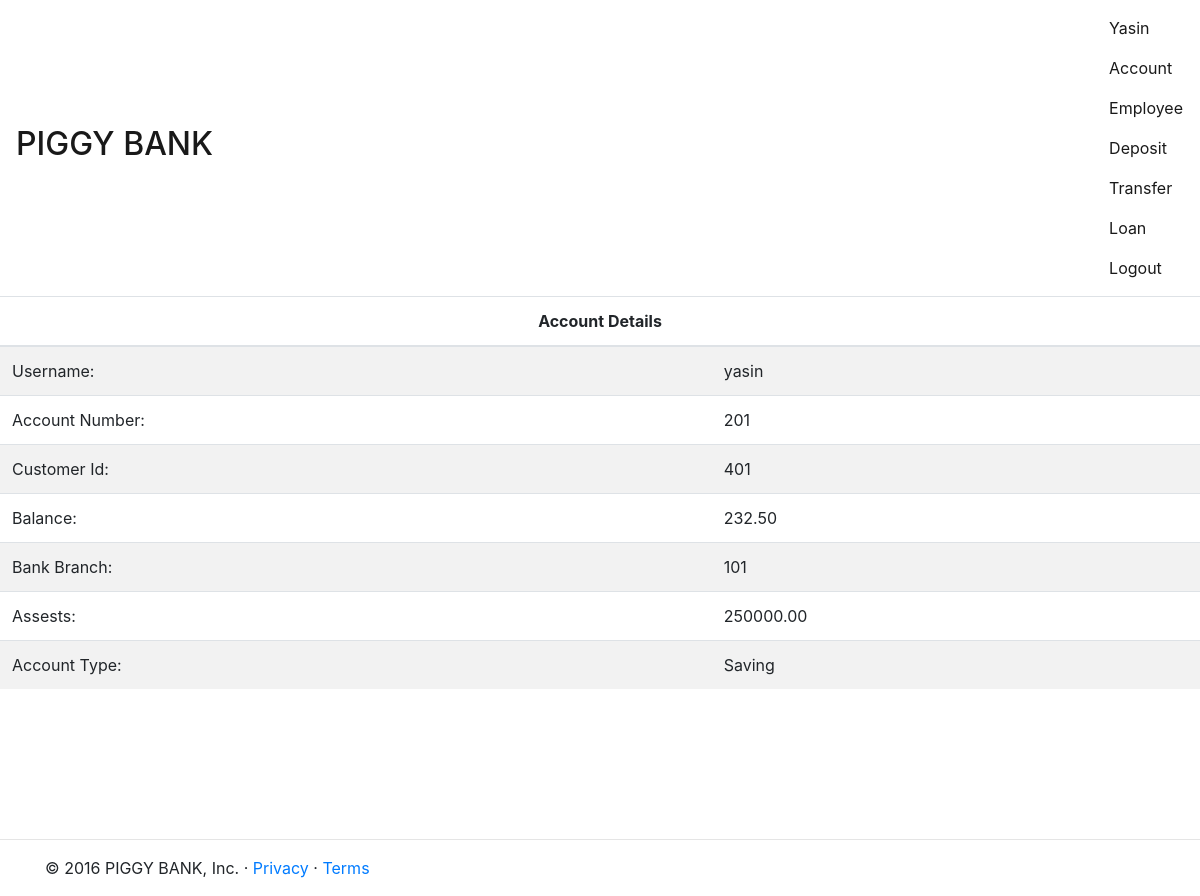
The app's page /account.php (signed in), older data.
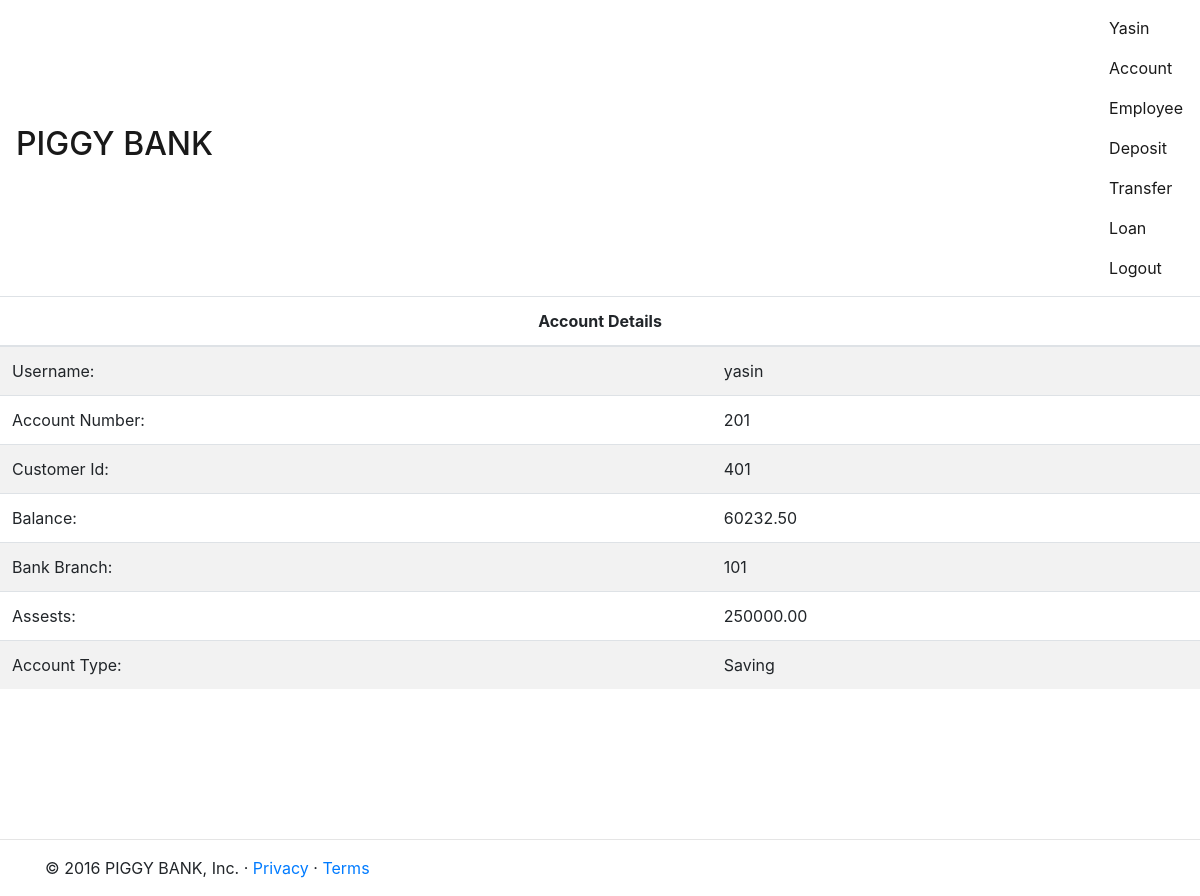
The same page, newer data.
### tables this page shows
CREATE TABLE `account` (
  `account_number` int(5) NOT NULL,
  `customer_id` int(5) NOT NULL,
  `branch_no` int(5) NOT NULL,
  `balance` decimal(10,2) NOT NULL,
  `assests` decimal(10,2) NOT NULL,
  `account_type` varchar(40) DEFAULT NULL,
  PRIMARY KEY (`account_number`),
  KEY `customer_id` (`customer_id`),
  KEY `branch_no` (`branch_no`),
  KEY `account_type` (`account_type`)
);

### account.php (the view, shortened to what this page needs)
<?php
require('config.php');
require('usr_funcs.php');
if(valid_user()){
    if(valid_user_account_number()){
            try{
                if($_SESSION['user_type']=='customer'){
                    $sql="SELECT * from account where account_number=".$_SESSION['valid_user_id']."";
                }else{
                    $sql="select * from employee where employee_id=".$_SESSION['valid_user_id'];
                }
            if($result=$mysqli->query($sql)){
                if($result->num_rows >0){
                    if($row=$result->fetch_array()){
    if(emp_check()){ account_emp(); }else{ ?>
  <table class='table table-striped'>
    <thead>
      <tr>
        <th colspan='2' class='table-inverse'>
          <center>Account Details</center>
        </th>
      </tr>
    </thead>
    <tr>
      <td>Username: </td>
      <td>
        <?php echo $_SESSION['valid_user']; ?>
      </td>
    </tr>
    <tr>
      <td>Account Number: </td>
      <td>
        <?php echo $row[0]; ?>
      </td>
    </tr>
    <tr>
      <td>Customer Id: </td>
      <td>
        <?php echo $row[1]; ?>
      </td>
    </tr>
    <tr>
      <td>Balance: </td>
      <td>
        <?php echo $row[3]; ?>
      </td>
    </tr>
    <tr>
      <td>Bank Branch: </td>
      <td>
        <?php echo $row[2]; ?>
      </td>
    </tr>
    <tr>
      <td>Assests: </td>
      <td>
        <?php echo $row[4]; ?>
      </td>
    </tr>
    <tr>
      <td>Account Type: </td>
      <td>
        <?php echo $row[5]; ?>
      </td>
    </tr>
  </table>
  <?php
                    }
                    }else{
                        throw new Exception("Something Went Wrong. Can't fetch_array()");
                    }
                }else{
                    throw new Exception("Sorry You haven't entered the details yet.");
                }
            } else{
                throw new Exception("Something went wrong. Can't execute the query");
            }
        }catch(Exception $e){
                do_exp_content($e->getMessage());
            }
    }else{
        header('Location:index.php');
    }
}else{
        header('Location:index.php');
    }
?>

Row changes from the older to the newer data that the page shows:
changed account "Saving": balance "232.50" → "60232.50"
